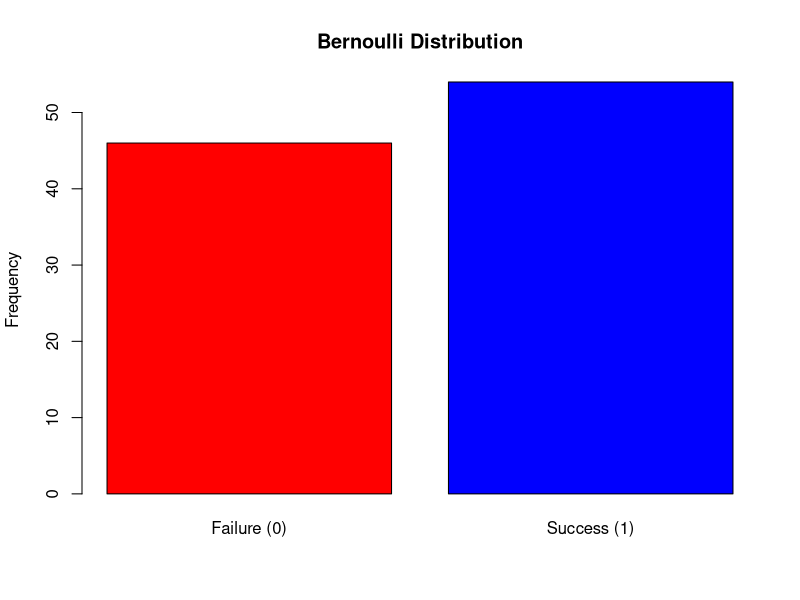

Write the R code that produced this figure.
#Exercise 13: Bernoulli Distribution
#We will simulate a Bernoulli trial where each trial has a binary outcome (success/failure). We'll generate and visualize the results.

# We simulate 100 Bernoulli trials, where each trial has a 60% probability of success (e.g., flipping a biased coin).
# The rbinom() function is used to generate binary outcomes (0 = failure, 1 = success).
# We visualize the results using a bar plot.

set.seed(42)

# Simulate 100 Bernoulli trials with probability of success p = 0.6
bernoulli_trials <- rbinom(100, size = 1, prob = 0.6)

# Display first 10 outcomes
print(bernoulli_trials[1:10])

# Visualize the distribution of outcomes
barplot(table(bernoulli_trials),
        names.arg = c("Failure (0)", "Success (1)"),
        col = c("red", "blue"),
        main = "Bernoulli Distribution",
        ylab = "Frequency")

